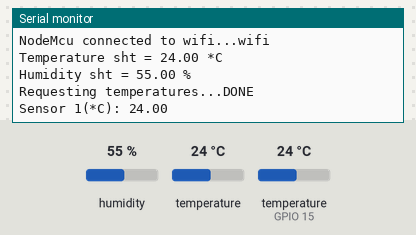
Recording of a sketch running on a simulated ESP32. Parts: the last lines printed to the serial monitor. Inputs (shaded band) come from the test bench; at power-on: humidity 55 %, temperature (sensor on GPIO 15) 24 °C, temperature 24 °C. WiFi joins after 1.5 s; servers stay silent unless stated.

Above: at 2.7 s.
2.8 s: humidity set to 22 %
At 3.5 s:
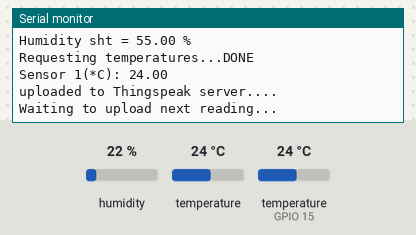
4.3 s: temperature (sensor on GPIO 15) set to 12 °C
At 5.6 s:
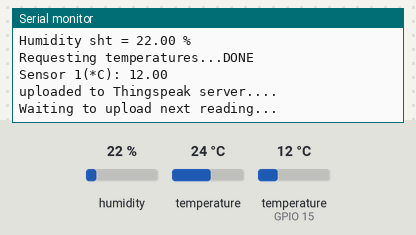
5.8 s: temperature (sensor 0) set to 12 °C
At 6.6 s:
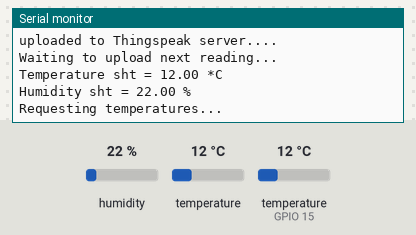
7.3 s: temperature (sensor on GPIO 15) set to 19 °C
At 7.3 s:
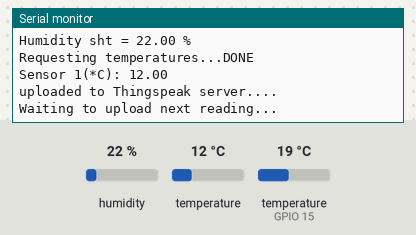
8.8 s: humidity set to 40 %
At 10.1 s:
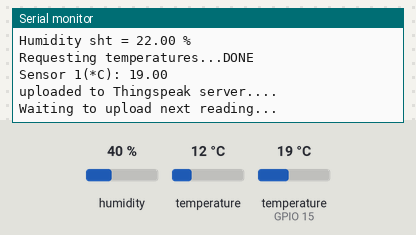
Timing chart, 0 to 11.3 s (numbered marks = the images above; inputs shaded):
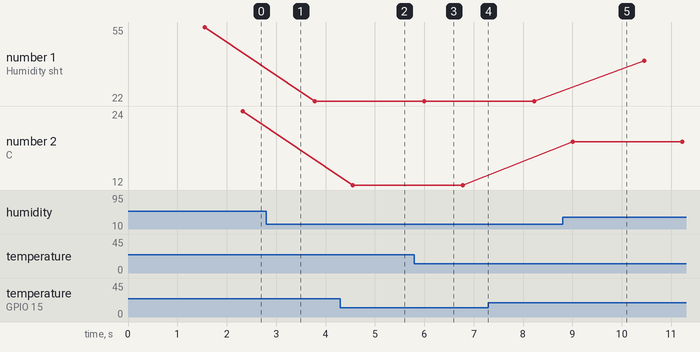

Measured:
- after the input at 4.3 s, the serial monitor: prints a new line after 0.25 s (image 2)
- after the input at 5.8 s, the serial monitor: prints a new line after 0.18 s (image 3)
- plotted number 1: 55 → 22 after the input at 2.8 s, 22 → 40 after the input at 8.8 s
- plotted number 2: 24 → 12 after the input at 4.3 s

The sketch:

esp_32_to_thingspeak.ino
```cpp
// #include <ESP8266WiFi.h>
#include <WiFi.h>
#include <Wire.h>
#include <Adafruit_Sensor.h>
#include <OneWire.h>
#include <DallasTemperature.h>
#include <Adafruit_SHT31.h>
#include "ThingSpeak.h"
#include <Math.h>
unsigned long myChannelNumber = 1774830;

const char * myWriteAPIKey = "myWriteAPIKey"; //add your api write key

const char* ssid = "wifi"; // your wifi SSID name
const char* password = "password" ;// wifi pasword

const char* server = "api.thingspeak.com";

WiFiClient client;
#define ONE_WIRE_BUS 15
// Setup a oneWire instance to communicate with a OneWire device
OneWire oneWire(ONE_WIRE_BUS);
// Pass our oneWire reference to Dallas Temperature sensor
DallasTemperature sensors(&oneWire);

DeviceAddress sensor1 = { 0x28, 0xB6, 0x21, 0x11, 0x0, 0x0, 0x0, 0x29 }; // adress for DS18B20 sensor

Adafruit_SHT31 sht31 = Adafruit_SHT31();

void setup() {
  Serial.begin(9600);
  WiFi.disconnect();
  delay(10);
  WiFi.begin(ssid, password);

  Serial.println();
  Serial.println();
  Serial.print("Connecting to ");
  Serial.println(ssid);

    ThingSpeak.begin(client);

  WiFi.begin(ssid, password);


  while (WiFi.status() != WL_CONNECTED) {
    delay(500);
    Serial.print(".");
  }
  Serial.println("");
  Serial.print("NodeMcu connected to wifi...");
  Serial.println(ssid);
  Serial.println();
  bool status;

if (! sht31.begin(0x44))
  {
    Serial.println("Couldn't find SHT31");
    while (1) delay(1);
  }
sensors.begin();

  Serial.println();
}


void loop() {
  printValues();
  float tmp = sensors.getTempC(sensor1);
  float tmp2 = sht31.readTemperature();
  float RH2 = sht31.readHumidity();
  float svp2 = 610.7 * (pow(10, (7.5*sht31.readTemperature()/(237.3+sht31.readTemperature()))));
  float vpd2 = (((100 - sht31.readHumidity())/100)*svp2)/1000;
 // set fields for thingspeak data
  ThingSpeak.setField(1,tmp);
  ThingSpeak.setField(2,tmp2);
  ThingSpeak.setField(3,RH2);
  ThingSpeak.setField(4,vpd2);
  ThingSpeak.writeFields(myChannelNumber, myWriteAPIKey);

  Serial.println("uploaded to Thingspeak server....");

  client.stop();

  Serial.println("Waiting to upload next reading...");
  Serial.println();
  // thingspeak needs minimum 15 sec delay between updates


  delay(1000);
}
void printValues() {


  Serial.print("Temperature sht = ");
  Serial.print(sht31.readTemperature());
  Serial.println(" *C");


  Serial.print("Humidity sht = ");
  Serial.print(sht31.readHumidity());
  Serial.println(" %");
  Serial.print("Requesting temperatures...");
  sensors.requestTemperatures(); // Send the command to get temperatures
  Serial.println("DONE");

  Serial.print("Sensor 1(*C): ");
  Serial.print(sensors.getTempC(sensor1));
  Serial.println();
}
```
